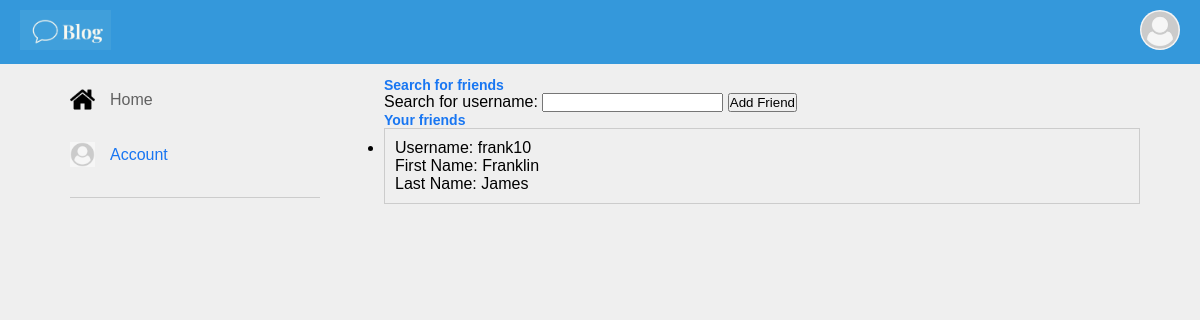
Page /friends.php (signed in) on the committed database.
### tables this page shows
CREATE TABLE "User" (
	"ID"	INTEGER NOT NULL,
	"member_username"	TEXT NOT NULL,
	"member_firstname"	TEXT NOT NULL,
	"member_lastname"	TEXT NOT NULL,
	"member_password"	TEXT NOT NULL,
	"member_email"	TEXT,
	"member_phone"	TEXT,
	PRIMARY KEY("ID" AUTOINCREMENT)
);

### phpfunctions/getfriends.php (called while the page is built, shortened)
<?php
include"db_connect.php";
$userID = $_SESSION['user_id'];
$query = "SELECT U.member_username, U.member_firstname, U.member_lastname
          FROM Friend F
          JOIN User U ON F.user2_id = U.ID
          WHERE F.user1_id = :userID";
$stmt = $db->prepare($query);
$stmt->bindValue(':userID', $userID, SQLITE3_INTEGER);
$result = $stmt->execute();
$friends = [];
while ($row = $result->fetchArray(SQLITE3_ASSOC)) {
    $friends[] = $row;
}
?>

### friends.php (the view, shortened to what this page needs)
<?php
require_once"phpfunctions/getfriends.php";
?>
<!DOCTYPE html>
<html>
<head>
    <link rel="stylesheet" href="css/style.css">
</head>
<body>
   <?php include 'navbar.php'; ?>
<div class="container">
        <div class="left-sidebar">
            <div class="imp-links">
                 <a href="try2.php"><img src="images/home.png"> Home</a>
                 <a href="account.php"><img src="images/User-image.png"> Account</a>
            </div>
        </div>
        <div class="main-content">
            <h2>Search for friends</h2>
            <form action="phpfunctions/searchresults.php" method="GET" id="searchform">
    <label for="search_username">Search for username:</label>
    <input type="text" id="search_username" name="search_username" required>
    <button type="submit">Add Friend</button>
</form>
  <h2>Your friends</h2>
<div id="friends.list">
<?php
if (!empty($friends)) {
    echo '<ul>';
    foreach ($friends as $friend) {
        echo '<li>';
        echo 'Username: ' . htmlspecialchars($friend['member_username']) . '<br>';
        echo 'First Name: ' . htmlspecialchars($friend['member_firstname']) . '<br>';
        echo 'Last Name: ' . htmlspecialchars($friend['member_lastname']);
        echo '</li>';
    }
    echo '</ul>';
} else {
    echo 'You have no friends.';
}
?>
</div>
</div>
</body>
</html>

### css/style.css (style rules this page uses)
* { margin: 0; padding: 0; box-sizing: border-box; font-family: 'poppins', sans-serif; }
:root { --body-color: #efefef; --nav-color: #1876f2; --bg-color: #fff; --primary-color: #edf2fc; --secondary-color: #212121; }
body { background: var(--body-color); transition: background 0.3s; }
.container { padding: 13px 5%; display: flex; justify-content: space-between; }
.left-sidebar { flex-basis: 25%; position: sticky; top: 70px; align-self: flex-start; padding: 10px; }
.main-content { flex-basis: 70%; }
.imp-links a, .shortcut-links a { text-decoration: none; display: flex; align-items: center; margin-bottom: 30px; color: #626262; width: fit-content; }
.imp-links a img { width: 25px; margin-right: 15px; }
.imp-links a:last-child { color: #1876f2; }
.imp-links { border-bottom: 1px solid #ccc; }
h2 { color: #1876f2; font-size: 14px; }
li { margin-bottom: 10px; border: 1px solid #ccc; padding: 10px; }

### css/navbarcss.css (style rules this page uses)
body { font-family: Arial, sans-serif; margin: 0; padding: 0; }

### rows in the picture
user: member_username "frank10", member_firstname "Franklin", member_lastname "James"
